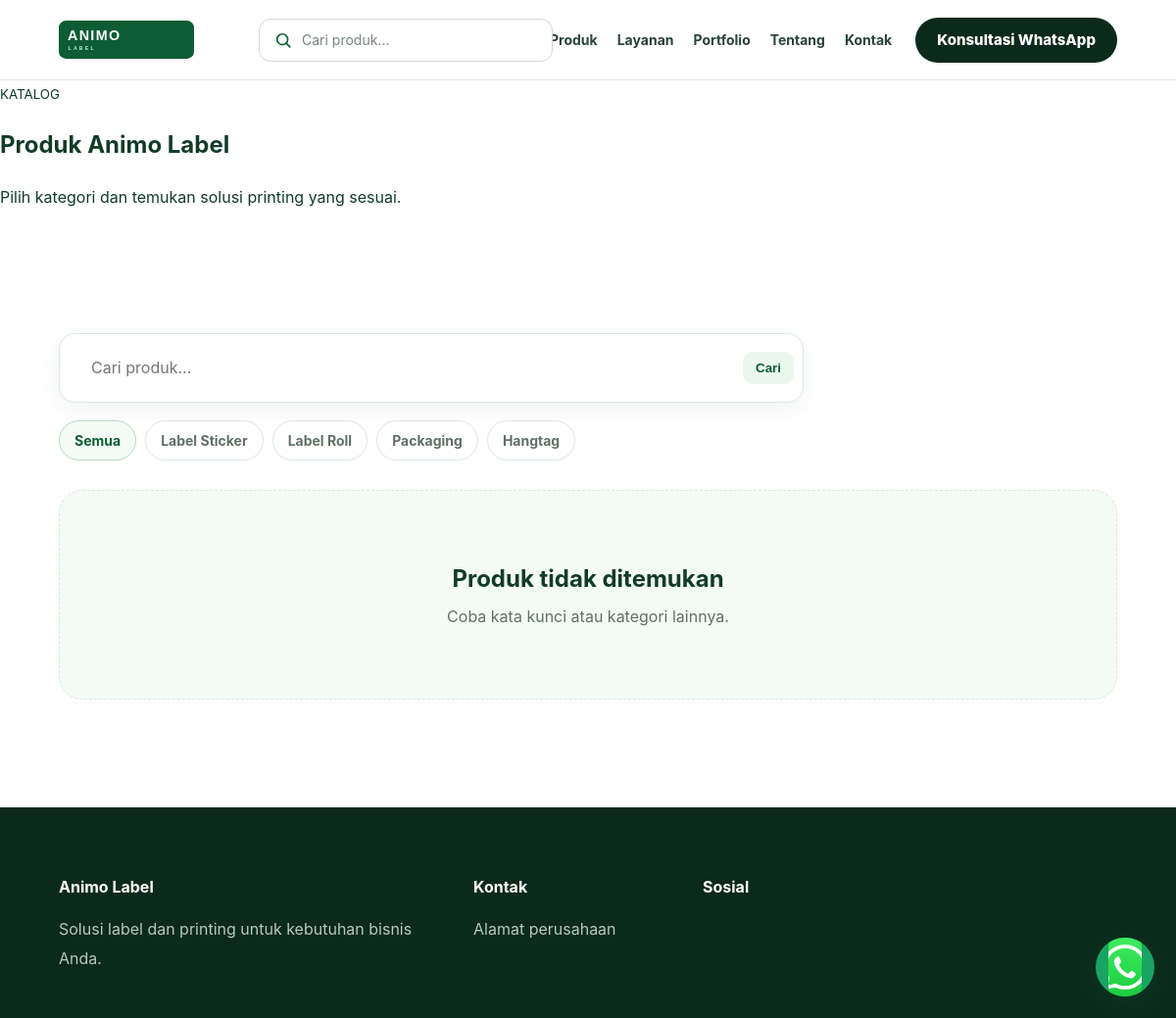
The app's page /produk.php, older data.
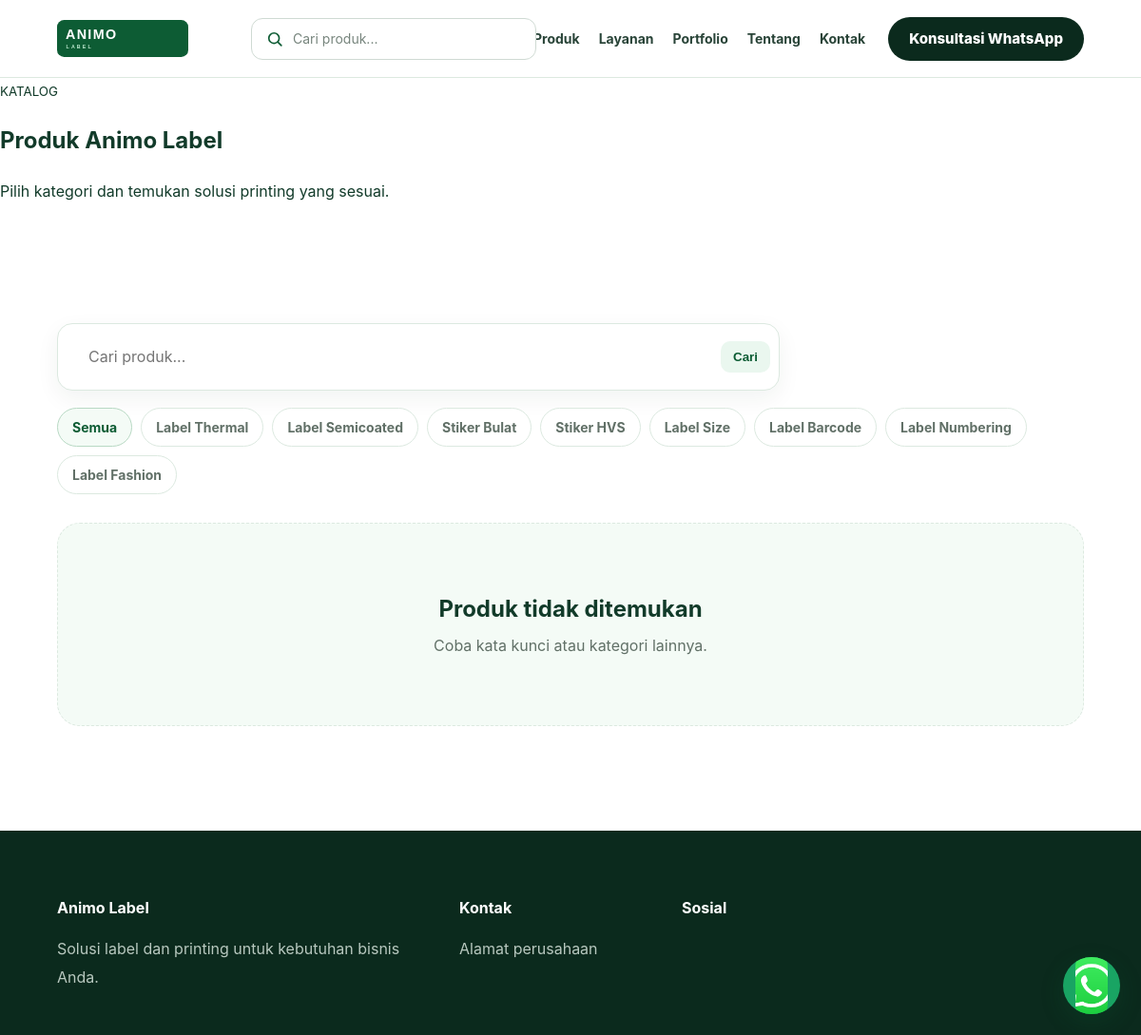
The same page, newer data.
### tables this page shows
CREATE TABLE IF NOT EXISTS categories(id INT AUTO_INCREMENT PRIMARY KEY,name VARCHAR(160) NOT NULL,image VARCHAR(255),sort_order INT DEFAULT 0);

### includes/functions.php (called while the page is built, shortened)
<?php
function e($v){return htmlspecialchars((string)$v,ENT_QUOTES,'UTF-8');}

### produk.php (the view, shortened to what this page needs)
<?php
$title='Produk';require __DIR__.'/includes/header.php';
$cat=(int)($_GET['category']??0);
$q=trim($_GET['q']??'');
$page=max(1,(int)($_GET['page']??1));
$perPage=12;
$cats=$pdo->query('SELECT * FROM categories ORDER BY sort_order,id DESC')->fetchAll();
$where=['p.active=1'];$params=[];
$whereSql=' WHERE '.implode(' AND ',$where);
$count=$pdo->prepare('SELECT COUNT(*) FROM products p'.$whereSql);$count->execute($params);$total=(int)$count->fetchColumn();
$pages=max(1,(int)ceil($total/$perPage));$page=min($page,$pages);$offset=($page-1)*$perPage;
$sql="SELECT p.*,c.name category_name FROM products p LEFT JOIN categories c ON c.id=p.category_id".$whereSql." ORDER BY p.featured DESC,p.id DESC LIMIT ".$perPage." OFFSET ".$offset;
$st=$pdo->prepare($sql);$st->execute($params);$products=$st->fetchAll();
function product_url($page,$cat,$q){$a=[];if($cat)$a['category']=$cat;if($q!=='')$a['q']=$q;if($page>1)$a['page']=$page;return 'produk.php'.($a?'?'.http_build_query($a):'');}
?>
<section class="pagehead"><small>KATALOG</small><h1>Produk Animo Label</h1><p>Pilih kategori dan temukan solusi printing yang sesuai.</p></section>
<section class="section">
<div class="catalog-toolbar">
<form class="catalog-search" method="get"><input type="search" name="q" value="<?=e($q)?>" placeholder="Cari produk..."><input type="hidden" name="category" value="<?=$cat?>"><button type="submit">Cari</button></form>
<div class="chips"><a class="<?=$cat?'':'active'?>" href="produk.php<?= $q!==''?'?q='.rawurlencode($q):'' ?>">Semua</a><?php foreach($cats as $c):?><a class="<?=$cat===$c['id']?'active':''?>" href="<?=e(product_url(1,(int)$c['id'],$q))?>"><?=e($c['name'])?></a><?php endforeach;?></div>
</div>
<?php if($products):?><div class="product-grid"><?php foreach($products as $p):?><article class="product-card"><a class="product-image" href="produk-detail.php?id=<?=$p['id']?>"><img src="<?=e(img($p['image']))?>" alt="<?=e($p['name'])?>"></a><div class="product-info"><small><?=e($p['category_name']?:'Produk')?></small><h3><?=e($p['name'])?></h3><?php if($p['description']):?><p><?=e($p['description'])?></p><?php endif;if($p['price']!==''):?><strong><?=e($p['price'])?></strong><?php endif;?><a class="text-link" href="produk-detail.php?id=<?=$p['id']?>">Lihat detail →</a></div></article><?php endforeach;?></div>
<?php else:?><div class="empty-state"><h3>Produk tidak ditemukan</h3><p>Coba kata kunci atau kategori lainnya.</p></div><?php endif;?>
</section><?php require __DIR__.'/includes/footer.php';?>

Row changes from the older to the newer data that the page shows:
changed categories: name "Label Sticker" → "Label Thermal"
changed categories: name "Label Roll" → "Label Semicoated"
changed categories: name "Packaging" → "Stiker Bulat"
changed categories: name "Hangtag" → "Stiker HVS"
added categories: name "Label Size"
added categories: name "Label Barcode"
added categories: name "Label Numbering"
added categories: name "Label Fashion"
